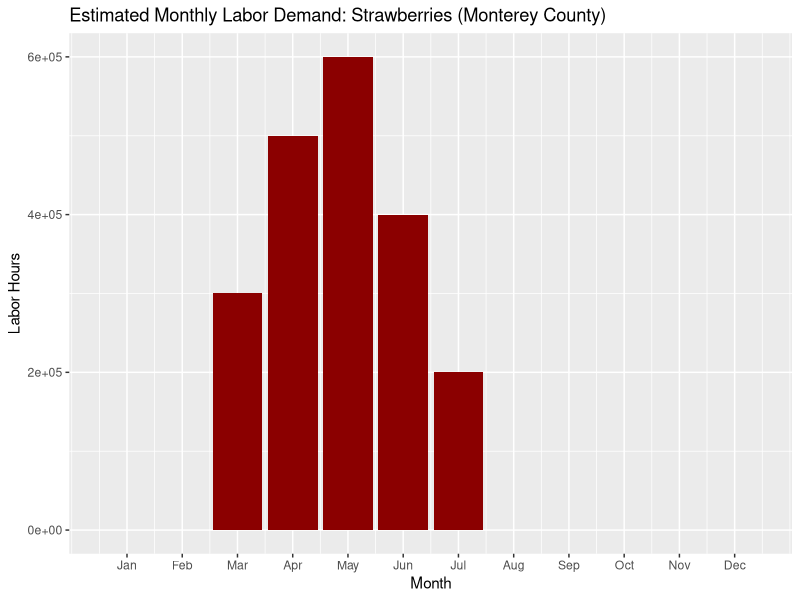

The R script that drew this image:
library(tidyverse)
library(lubridate)

# Example: CA strawberries in Monterey County, using estimated labor hours per month

# Parameters
total_acres <- 8000  # from USDA Quick Stats
labor_hours_per_acre <- 250  # from ag econ estimates (varies by crop)
harvest_months <- c(3, 4, 5, 6, 7)  # March to July

# Define monthly weights (relative intensity of labor demand)
# You can customize this using NASS Crop Progress or UC Extension calendars
monthly_weights <- tibble(
  month = 1:12,
  weight = c(0, 0, 0.15, 0.25, 0.3, 0.2, 0.1, 0, 0, 0, 0, 0)
)

# Calculate labor demand curve
labor_curve <- monthly_weights %>%
  mutate(
    crop = "Strawberries",
    county = "Monterey",
    labor_hours = weight * labor_hours_per_acre * total_acres
  )

# Plot
ggplot(labor_curve, aes(x = month, y = labor_hours)) +
  geom_col(fill = "darkred") +
  scale_x_continuous(breaks = 1:12, labels = month.abb) +
  labs(
    title = "Estimated Monthly Labor Demand: Strawberries (Monterey County)",
    y = "Labor Hours",
    x = "Month"
  )
